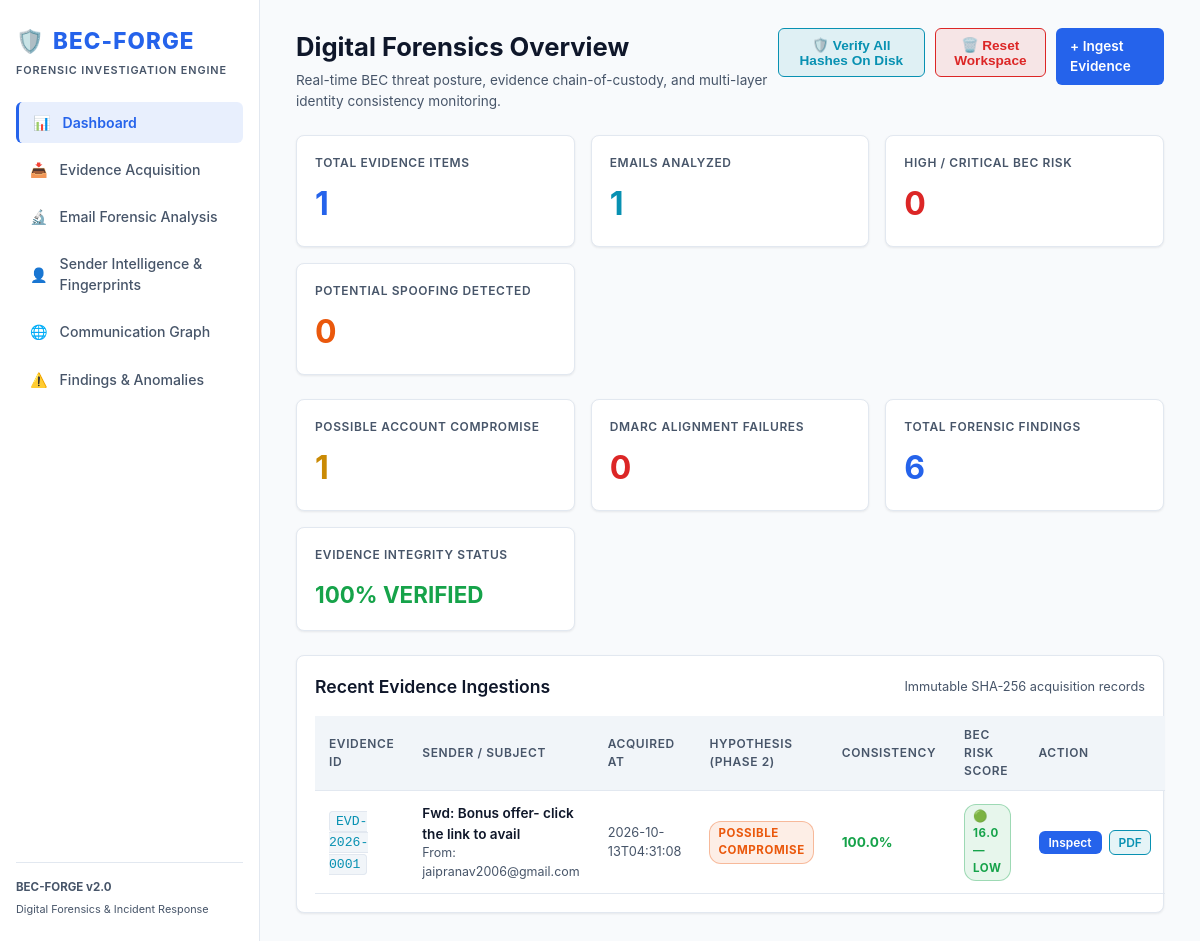
The page / on the database its author committed.
### tables this page shows
CREATE TABLE risk_assessments (
    id              INTEGER PRIMARY KEY AUTOINCREMENT,
    evidence_id     TEXT    UNIQUE NOT NULL REFERENCES evidence(evidence_id),
    total_score     REAL    NOT NULL,
    risk_level      TEXT    NOT NULL,
    component_scores TEXT   NOT NULL,  -- JSON
    explanation     TEXT    NOT NULL,  -- JSON list
    counterfactuals TEXT,              -- JSON
    assessed_at     TEXT    NOT NULL
, identity_consistency_score REAL DEFAULT 100.0, threat_hypothesis TEXT DEFAULT 'BENIGN / NORMAL', identity_drift_score REAL DEFAULT 0.0, identity_drift_level TEXT DEFAULT 'NONE');

CREATE TABLE evidence (
    id              INTEGER PRIMARY KEY AUTOINCREMENT,
    evidence_id     TEXT    UNIQUE NOT NULL,   -- EVD-YYYY-NNNN
    case_id         TEXT    REFERENCES cases(case_id),
    filename        TEXT    NOT NULL,
    original_path   TEXT,
    stored_path     TEXT    NOT NULL,
    sha256          TEXT    NOT NULL,
    file_size       INTEGER NOT NULL,
    acquired_at     TEXT    NOT NULL,
    integrity       TEXT    NOT NULL DEFAULT 'VERIFIED'
);

CREATE TABLE emails (
    id              INTEGER PRIMARY KEY AUTOINCREMENT,
    evidence_id     TEXT    UNIQUE NOT NULL REFERENCES evidence(evidence_id),
    message_id      TEXT,
    from_raw        TEXT,
    from_name       TEXT,
    from_address    TEXT,
    to_raw          TEXT,
    cc_raw          TEXT,
    subject         TEXT,
    date_raw        TEXT,
    date_parsed     TEXT,
    reply_to        TEXT,
    return_path     TEXT,
    user_agent      TEXT,
    x_mailer        TEXT,
    x_originating_ip TEXT,
    body_plain      TEXT,
    body_html       TEXT,
    parsed_at       TEXT
, in_reply_to TEXT);

### server/app.py (the view)
@app.get("/", response_class=HTMLResponse)
async def dashboard_view(request: Request, audit_msg: Optional[str] = None):
    stats = _get_dashboard_stats()
    analyses = get_all_analyses()
    return templates.TemplateResponse(
        request=request,
        name="dashboard.html",
        context={
            "active_page": "dashboard",
            "stats": stats,
            "analyses": analyses,
            "audit_msg": audit_msg,
        },
    )

### server/templates/dashboard.html (shortened to what this page needs)
{% extends "base.html" %}
{% block content %}
<div class="page-header">
  <div>
    <h1 class="page-title">Digital Forensics Overview</h1>
    <div class="page-desc">Real-time BEC threat posture, evidence chain-of-custody, and multi-layer identity consistency monitoring.</div>
  </div>
  <div style="display: flex; gap: 10px;">
    <form action="/evidence/audit" method="POST">
      <button type="submit" class="btn-primary" style="background: rgba(8, 145, 178, 0.1); border: 1px solid var(--accent-cyan); color: var(--accent-cyan); padding: 8px 14px; font-size: 0.85rem; font-weight: 600;">
        🛡️ Verify All Hashes On Disk
      </button>
    </form>
    <form action="/evidence/reset" method="POST" onsubmit="return confirm('Confirm clearing all active case evidence and resetting the database to a clean slate?');">
      <button type="submit" class="btn-primary" style="background: rgba(220, 38, 38, 0.1); border: 1px solid var(--accent-red); color: var(--accent-red); padding: 8px 14px; font-size: 0.85rem; font-weight: 600;">
        🗑️ Reset Workspace
      </button>
    </form>
    <a href="/acquisition" class="btn-primary" style="text-decoration: none; padding: 8px 14px; font-size: 0.85rem;">+ Ingest Evidence</a>
  </div>
</div>
<div class="grid-4">
  <div class="card metric-card">
    <div class="metric-label">Total Evidence Items</div>
    <div class="metric-value">{{ stats.total_evidence }}</div>
  </div>
  <div class="card metric-card">
    <div class="metric-label">Emails Analyzed</div>
    <div class="metric-value" style="color: var(--accent-cyan);">{{ stats.emails_analysed }}</div>
  </div>
  <div class="card metric-card">
    <div class="metric-label">High / Critical BEC Risk</div>
    <div class="metric-value" style="color: var(--accent-red);">{{ stats.high_critical }}</div>
  </div>
  <div class="card metric-card">
    <div class="metric-label">Potential Spoofing Detected</div>
    <div class="metric-value" style="color: var(--accent-orange);">{{ stats.potential_spoofing }}</div>
  </div>
</div>
<div class="grid-4">
  <div class="card metric-card">
    <div class="metric-label">Possible Account Compromise</div>
    <div class="metric-value" style="color: var(--accent-yellow);">{{ stats.possible_compromise }}</div>
  </div>
  <div class="card metric-card">
    <div class="metric-label">DMARC Alignment Failures</div>
    <div class="metric-value" style="color: var(--accent-red);">{{ stats.dmarc_failures }}</div>
  </div>
  <div class="card metric-card">
    <div class="metric-label">Total Forensic Findings</div>
    <div class="metric-value" style="color: var(--accent-blue);">{{ stats.total_findings }}</div>
  </div>
  <div class="card metric-card">
    <div class="metric-label">Evidence Integrity Status</div>
    <div class="metric-value" style="color: var(--accent-green); font-size: 1.4rem; padding-top: 6px;">100% VERIFIED</div>
  </div>
</div>
<div class="card" style="margin-top: 10px;">
  <div style="display: flex; justify-content: space-between; align-items: center; margin-bottom: 16px;">
    <h3 style="font-size: 1.1rem; font-weight: 600;">Recent Evidence Ingestions</h3>
    <span style="font-size: 0.8rem; color: var(--text-muted);">Immutable SHA-256 acquisition records</span>
  </div>
  {% if analyses %}
  <table class="forensic-table">
    <thead>
      <tr>
        <th>Evidence ID</th>
        <th>Sender / Subject</th>
        <th>Acquired At</th>
        <th>Hypothesis (Phase 2)</th>
        <th>Consistency</th>
        <th>BEC Risk Score</th>
        <th>Action</th>
      </tr>
    </thead>
    <tbody>
      {% for item in analyses %}
      <tr>
        <td><span class="code-field">{{ item.evidence_id }}</span></td>
        <td>
          <div style="font-weight: 600; color: var(--text-main);">{{ item.subject or '—' }}</div>
          <div style="font-size: 0.78rem; color: var(--text-muted);">From: {{ item.from_address or '—' }}</div>
        </td>
        <td style="color: var(--text-muted); font-size: 0.8rem;">{{ item.acquired_at[:19] }}</td>
        <td>
          {% if item.threat_hypothesis == 'POTENTIAL_SPOOFING' %}
            <span class="badge badge-critical">Potential Spoofing</span>
          {% elif item.threat_hypothesis == 'POSSIBLE_COMPROMISE' %}
            <span class="badge badge-high">Possible Compromise</span>
          {% else %}
            <span class="badge badge-low">Normal / Clean</span>
          {% endif %}
        </td>
        <td>
          <div style="font-weight: 700; color: {% if item.identity_consistency_score and item.identity_consistency_score < 50 %}var(--accent-red){% else %}var(--accent-green){% endif %};">
            {{ item.identity_consistency_score or 100 }}%
          </div>
        </td>
        <td>
          {% if item.risk_level == 'CRITICAL' %}
            <span class="badge badge-critical">🔴 {{ item.total_score }} — CRITICAL</span>
          {% elif item.risk_level == 'HIGH' %}
            <span class="badge badge-high">🟠 {{ item.total_score }} — HIGH</span>
          {% elif item.risk_level == 'SUSPICIOUS' %}
            <span class="badge badge-suspicious">🟡 {{ item.total_score }} — SUSPICIOUS</span>
          {% elif item.risk_level == 'MEDIUM' %}
            <span class="badge badge-medium">🔵 {{ item.total_score }} — MEDIUM</span>
          {% else %}
            <span class="badge badge-low">🟢 {{ item.total_score }} — LOW</span>
          {% endif %}
        </td>
        <td style="white-space: nowrap;">
          <a href="/analysis?id={{ item.evidence_id }}" class="btn-primary" style="padding: 4px 10px; font-size: 0.75rem; text-decoration: none;">Inspect</a>
          <a href="/api/reports/{{ item.evidence_id }}/pdf" class="btn-primary" style="padding: 4px 8px; font-size: 0.75rem; text-decoration: none; background: rgba(8, 145, 178, 0.1); border: 1px solid var(--accent-cyan); color: var(--accent-cyan); margin-left: 4px;">PDF</a>
        </td>
      </tr>
      {% endfor %}
    </tbody>
  </table>
  {% endif %}
</div>
{% endblock %}

### server/static/css/forensic.css (style rules this page uses)
:root { --bg-primary: #f8fafc; --bg-secondary: #ffffff; --bg-tertiary: #f1f5f9; --border-color: #e2e8f0; --text-main: #0f172a; --text-muted: #475569; --accent-blue: #2563eb; --accent-cyan: #0891b2; --accent-green: #16a34a; --accent-yellow: #ca8a04; --accent-orange: #ea580c; --accent-red: #dc2626; --accent-purple: #7c3aed; }
* { box-sizing: border-box; margin: 0; padding: 0; }
body { background-color: var(--bg-primary); color: var(--text-main); font-family: -apple-system, BlinkMacSystemFont, "Segoe UI", Roboto, Helvetica, Arial, sans-serif; line-height: 1.5; display: flex; height: 100vh; overflow: hidden; }
.page-header { margin-bottom: 24px; display: flex; justify-content: space-between; align-items: flex-start; }
.page-title { font-size: 1.6rem; font-weight: 700; color: var(--text-main); }
.page-desc { font-size: 0.85rem; color: var(--text-muted); margin-top: 4px; }
.grid-4 { display: grid; grid-template-columns: repeat(auto-fit, minmax(210px, 1fr)); gap: 16px; margin-bottom: 24px; }
.card { background-color: var(--bg-secondary); border: 1px solid var(--border-color); border-radius: 8px; padding: 18px; box-shadow: 0 1px 3px rgba(15, 23, 42, 0.05), 0 1px 2px rgba(15, 23, 42, 0.03); }
.metric-card { display: flex; flex-direction: column; }
.metric-label { font-size: 0.75rem; color: var(--text-muted); text-transform: uppercase; letter-spacing: 0.05em; margin-bottom: 8px; font-weight: 600; }
.metric-value { font-size: 2rem; font-weight: 700; color: var(--accent-blue); }
.badge { display: inline-block; padding: 3px 8px; border-radius: 12px; font-size: 0.72rem; font-weight: 700; text-transform: uppercase; letter-spacing: 0.05em; }
.badge-high { background: rgba(234, 88, 12, 0.1); color: var(--accent-orange); border: 1px solid rgba(234, 88, 12, 0.35); }
.badge-low { background: rgba(22, 163, 74, 0.1); color: var(--accent-green); border: 1px solid rgba(22, 163, 74, 0.35); }
.forensic-table { width: 100%; border-collapse: collapse; font-size: 0.85rem; }
.forensic-table th { background-color: var(--bg-tertiary); color: var(--text-muted); font-weight: 600; text-align: left; padding: 10px 14px; border-bottom: 1px solid var(--border-color); font-size: 0.75rem; text-transform: uppercase; letter-spacing: 0.05em; }
.forensic-table td { padding: 12px 14px; border-bottom: 1px solid var(--border-color); color: var(--text-main); }
.btn-primary { background-color: var(--accent-blue); color: #ffffff; border: none; padding: 10px 18px; border-radius: 6px; font-size: 0.88rem; font-weight: 600; cursor: pointer; transition: opacity 0.2s; }
.code-field { font-family: ui-monospace, SFMono-Regular, SF Mono, Menlo, Consolas, monospace; background-color: var(--bg-tertiary); border: 1px solid var(--border-color); padding: 2px 6px; border-radius: 4px; font-size: 0.82rem; color: var(--accent-cyan); }

### rows shown on the page
risk_assessments: evidence_id "EVD-2026-0001", subject "Fwd: Bonus offer- click the link to avail", from_address "jaipranav2006@gmail.com", acquired_at "2026-10-13T04:31:08", shows "POSSIBLE COMPROMISE", identity_consistency_score "100.0", total_score "16.0"

### other values the page prints
{{ stats.total_evidence }} "1"
{{ stats.emails_analysed }} "1"
{{ stats.high_critical }} "0"
{{ stats.potential_spoofing }} "0"
{{ stats.possible_compromise }} "1"
{{ stats.dmarc_failures }} "0"
{{ stats.total_findings }} "6"
